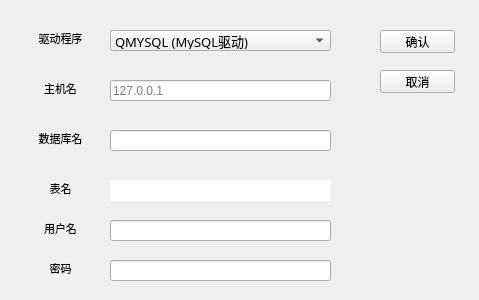
<?xml version="1.0" encoding="UTF-8"?>
<ui version="4.0">
 <class>DBInformation</class>
 <widget class="QWidget" name="DBInformation">
  <property name="geometry">
   <rect>
    <x>0</x>
    <y>0</y>
    <width>479</width>
    <height>300</height>
   </rect>
  </property>
  <property name="windowTitle">
   <string>DBInformation</string>
  </property>
  <property name="toolTip">
   <string/>
  </property>
  <widget class="QLabel" name="driveLabel">
   <property name="geometry">
    <rect>
     <x>30</x>
     <y>30</y>
     <width>61</width>
     <height>16</height>
    </rect>
   </property>
   <property name="font">
    <font>
     <family>微软雅黑</family>
     <pointsize>8</pointsize>
    </font>
   </property>
   <property name="text">
    <string>驱动程序</string>
   </property>
   <property name="alignment">
    <set>Qt::AlignCenter</set>
   </property>
   <property name="buddy">
    <cstring>driveComboBox</cstring>
   </property>
  </widget>
  <widget class="QLabel" name="hostNameLabel">
   <property name="geometry">
    <rect>
     <x>30</x>
     <y>80</y>
     <width>61</width>
     <height>16</height>
    </rect>
   </property>
   <property name="font">
    <font>
     <family>微软雅黑</family>
     <pointsize>8</pointsize>
    </font>
   </property>
   <property name="text">
    <string>主机名</string>
   </property>
   <property name="alignment">
    <set>Qt::AlignCenter</set>
   </property>
   <property name="buddy">
    <cstring>hostLineEdit</cstring>
   </property>
  </widget>
  <widget class="QLabel" name="dataBaseLabel">
   <property name="geometry">
    <rect>
     <x>30</x>
     <y>130</y>
     <width>61</width>
     <height>16</height>
    </rect>
   </property>
   <property name="font">
    <font>
     <family>微软雅黑</family>
     <pointsize>8</pointsize>
    </font>
   </property>
   <property name="text">
    <string>数据库名</string>
   </property>
   <property name="alignment">
    <set>Qt::AlignCenter</set>
   </property>
   <property name="buddy">
    <cstring>databaseLineEdit</cstring>
   </property>
  </widget>
  <widget class="QLabel" name="userNameLabel">
   <property name="geometry">
    <rect>
     <x>30</x>
     <y>220</y>
     <width>61</width>
     <height>16</height>
    </rect>
   </property>
   <property name="font">
    <font>
     <family>微软雅黑</family>
     <pointsize>8</pointsize>
    </font>
   </property>
   <property name="text">
    <string>用户名</string>
   </property>
   <property name="alignment">
    <set>Qt::AlignCenter</set>
   </property>
   <property name="buddy">
    <cstring>userNameLineEdit</cstring>
   </property>
  </widget>
  <widget class="QLabel" name="passwordLabel">
   <property name="geometry">
    <rect>
     <x>30</x>
     <y>260</y>
     <width>61</width>
     <height>16</height>
    </rect>
   </property>
   <property name="font">
    <font>
     <family>微软雅黑</family>
     <pointsize>8</pointsize>
    </font>
   </property>
   <property name="text">
    <string>密码</string>
   </property>
   <property name="alignment">
    <set>Qt::AlignCenter</set>
   </property>
   <property name="buddy">
    <cstring>passwordLineEdit</cstring>
   </property>
  </widget>
  <widget class="QComboBox" name="driveComboBox">
   <property name="geometry">
    <rect>
     <x>110</x>
     <y>30</y>
     <width>221</width>
     <height>21</height>
    </rect>
   </property>
   <property name="font">
    <font>
     <family>微软雅黑</family>
     <pointsize>10</pointsize>
    </font>
   </property>
   <property name="cursor">
    <cursorShape>PointingHandCursor</cursorShape>
   </property>
   <item>
    <property name="text">
     <string>QMYSQL (MySQL驱动)</string>
    </property>
   </item>
   <item>
    <property name="text">
     <string>QOCI (Oracle调用接口驱动程序)</string>
    </property>
   </item>
   <item>
    <property name="text">
     <string>QODBC (ODBC驱动程序（包括Microsoft SQL Server）)</string>
    </property>
   </item>
   <item>
    <property name="text">
     <string>QDB2 (IBM DB2)</string>
    </property>
   </item>
   <item>
    <property name="text">
     <string>QIBASE (Borland InterBase驱动程序)</string>
    </property>
   </item>
   <item>
    <property name="text">
     <string>QPSQL (PostgreSQL驱动)</string>
    </property>
   </item>
   <item>
    <property name="text">
     <string>QSQLITE (SQLite版本3或更高版本)</string>
    </property>
   </item>
   <item>
    <property name="text">
     <string>QSQLITE2 (SQLite版本2)</string>
    </property>
   </item>
   <item>
    <property name="text">
     <string>QTDS (Sybase Adaptive Server)</string>
    </property>
   </item>
   <item>
    <property name="text">
     <string/>
    </property>
   </item>
  </widget>
  <widget class="QLineEdit" name="hostLineEdit">
   <property name="geometry">
    <rect>
     <x>110</x>
     <y>80</y>
     <width>221</width>
     <height>21</height>
    </rect>
   </property>
   <property name="placeholderText">
    <string>127.0.0.1</string>
   </property>
  </widget>
  <widget class="QLineEdit" name="databaseLineEdit">
   <property name="geometry">
    <rect>
     <x>110</x>
     <y>130</y>
     <width>221</width>
     <height>21</height>
    </rect>
   </property>
  </widget>
  <widget class="QLineEdit" name="userNameLineEdit">
   <property name="geometry">
    <rect>
     <x>110</x>
     <y>220</y>
     <width>221</width>
     <height>21</height>
    </rect>
   </property>
  </widget>
  <widget class="QLineEdit" name="passwordLineEdit">
   <property name="geometry">
    <rect>
     <x>110</x>
     <y>260</y>
     <width>221</width>
     <height>21</height>
    </rect>
   </property>
  </widget>
  <widget class="QPushButton" name="cancelPushButton">
   <property name="geometry">
    <rect>
     <x>380</x>
     <y>70</y>
     <width>75</width>
     <height>23</height>
    </rect>
   </property>
   <property name="text">
    <string>取消</string>
   </property>
  </widget>
  <widget class="QPushButton" name="okPushButton">
   <property name="geometry">
    <rect>
     <x>380</x>
     <y>30</y>
     <width>75</width>
     <height>23</height>
    </rect>
   </property>
   <property name="text">
    <string>确认</string>
   </property>
  </widget>
  <widget class="QLabel" name="tableLabel">
   <property name="geometry">
    <rect>
     <x>30</x>
     <y>180</y>
     <width>61</width>
     <height>16</height>
    </rect>
   </property>
   <property name="font">
    <font>
     <family>微软雅黑</family>
     <pointsize>8</pointsize>
    </font>
   </property>
   <property name="text">
    <string>表名</string>
   </property>
   <property name="alignment">
    <set>Qt::AlignCenter</set>
   </property>
   <property name="buddy">
    <cstring>userNameLineEdit</cstring>
   </property>
  </widget>
  <widget class="QLineEdit" name="tableLineEdit">
   <property name="geometry">
    <rect>
     <x>110</x>
     <y>180</y>
     <width>221</width>
     <height>21</height>
    </rect>
   </property>
   <property name="toolTip">
    <string>不能修改项</string>
   </property>
   <property name="frame">
    <bool>false</bool>
   </property>
   <property name="readOnly">
    <bool>true</bool>
   </property>
   <property name="placeholderText">
    <string/>
   </property>
  </widget>
 </widget>
 <layoutdefault spacing="6" margin="11"/>
 <resources/>
 <connections/>
</ui>
